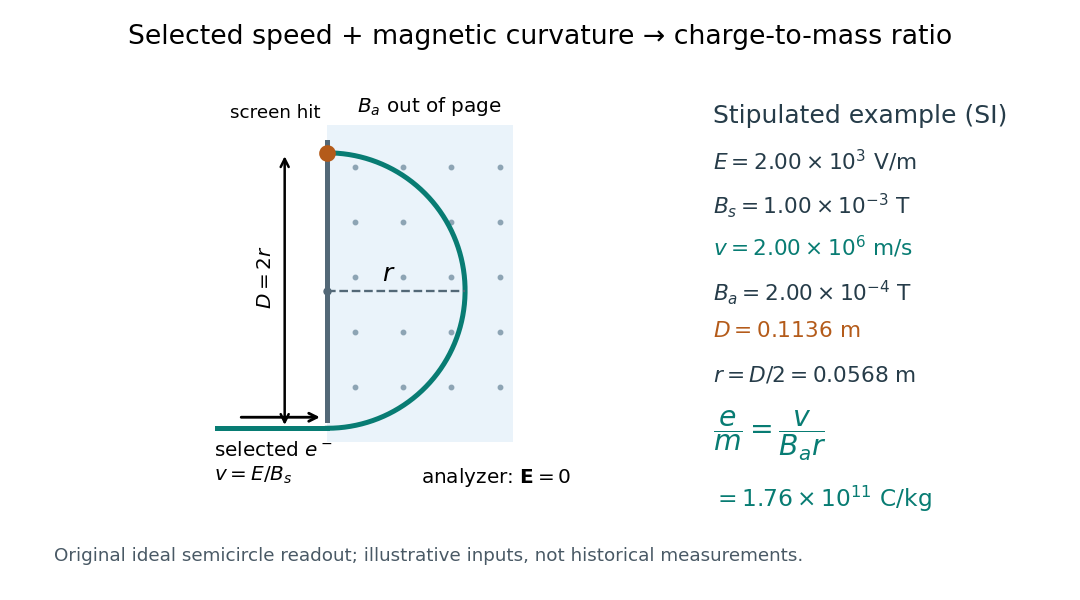

Recreate this plot in Python.
"""Draw a selected-speed electron curvature readout, not a historical reconstruction.

Python 3.14, matplotlib 3.10.7, numpy 2.3.5. Run from _media.
"""
from pathlib import Path

import matplotlib.pyplot as plt
from matplotlib.patches import Rectangle
import numpy as np


def main():
    plt.rcParams.update({"font.size": 12, "font.family": "DejaVu Sans"})
    fig = plt.figure(figsize=(9, 5), dpi=120, facecolor="white")
    ax = fig.add_axes((.045, .16, .58, .7))
    note = fig.add_axes((.66, .17, .32, .67))
    fig.suptitle("Selected speed + magnetic curvature → charge-to-mass ratio", fontsize=16, y=.96)
    ax.add_patch(Rectangle((0, -.1), 1.35, 2.3, facecolor="#eaf3fa", edgecolor="none"))
    for x in [.2, .55, .9, 1.25]:
        for y in [.3, .7, 1.1, 1.5, 1.9]:
            ax.plot(x, y, ".", ms=5, color="#8da4b4")
    # Electron q<0, v initially +x, B out of page: magnetic force points +y.
    theta = np.linspace(0, np.pi, 300)
    x, y = np.sin(theta), 1 - np.cos(theta)
    ax.plot(x, y, lw=3, color="#087c73")
    ax.plot([-.8, 0], [0, 0], color="#087c73", lw=3)
    ax.annotate("", xy=(-.03, .08), xytext=(-.65, .08), arrowprops={"arrowstyle": "->", "lw": 1.7})
    ax.text(-.82, -.2, r"selected $e^-$", fontsize=12)
    ax.text(-.82, -.38, r"$v=E/B_s$", fontsize=12)
    ax.plot([0, 0], [.06, 2.08], color="#536877", lw=3)
    ax.plot(0, 2, "o", color="#b45b1a", ms=9)
    ax.text(-.05, 2.25, "screen hit", ha="right", fontsize=11)
    ax.text(.74, 2.3, r"$B_a$ out of page", ha="center", fontsize=12)
    ax.plot([0, 1], [1, 1], "--", color="#536877", lw=1.4)
    ax.plot(0, 1, "o", color="#536877", ms=4)
    ax.text(.4, 1.07, r"$r$", fontsize=15)
    ax.annotate("", xy=(-.31, 2), xytext=(-.31, 0), arrowprops={"arrowstyle": "<->", "lw": 1.5})
    ax.text(-.38, 1.1, r"$D=2r$", rotation=90, va="center", ha="right")
    ax.text(.68, -.4, r"analyzer: $\mathbf{E}=0$", fontsize=12)
    ax.set(xlim=(-.95, 1.45), ylim=(-.55, 2.5), aspect="equal")
    ax.axis("off")
    note.axis("off")
    rows = [
        ("Stipulated example (SI)", 15, "#263c49"),
        (r"$E=2.00\times10^3\ \mathrm{V/m}$", 13, "#263c49"),
        (r"$B_s=1.00\times10^{-3}\ \mathrm{T}$", 13, "#263c49"),
        (r"$v=2.00\times10^6\ \mathrm{m/s}$", 13, "#087c73"),
        (r"$B_a=2.00\times10^{-4}\ \mathrm{T}$", 13, "#263c49"),
        (r"$D=0.1136\ \mathrm{m}$", 13, "#b45b1a"),
        (r"$r=D/2=0.0568\ \mathrm{m}$", 13, "#263c49"),
        (r"$\dfrac{e}{m}=\dfrac{v}{B_a r}$", 17, "#087c73"),
        (r"$=1.76\times10^{11}\ \mathrm{C/kg}$", 14, "#087c73"),
    ]
    for i, (label, size, color) in enumerate(rows):
        y = .035 if i == 8 else .98 - i * .108
        note.text(0, y, label, fontsize=size, color=color, va="top")
    fig.text(.05, .065, "Original ideal semicircle readout; illustrative inputs, not historical measurements.", fontsize=11, color="#495965")
    fig.savefig(Path(__file__).stem + ".png", facecolor="white", transparent=False)
    plt.close(fig)


if __name__ == "__main__":
    main()
